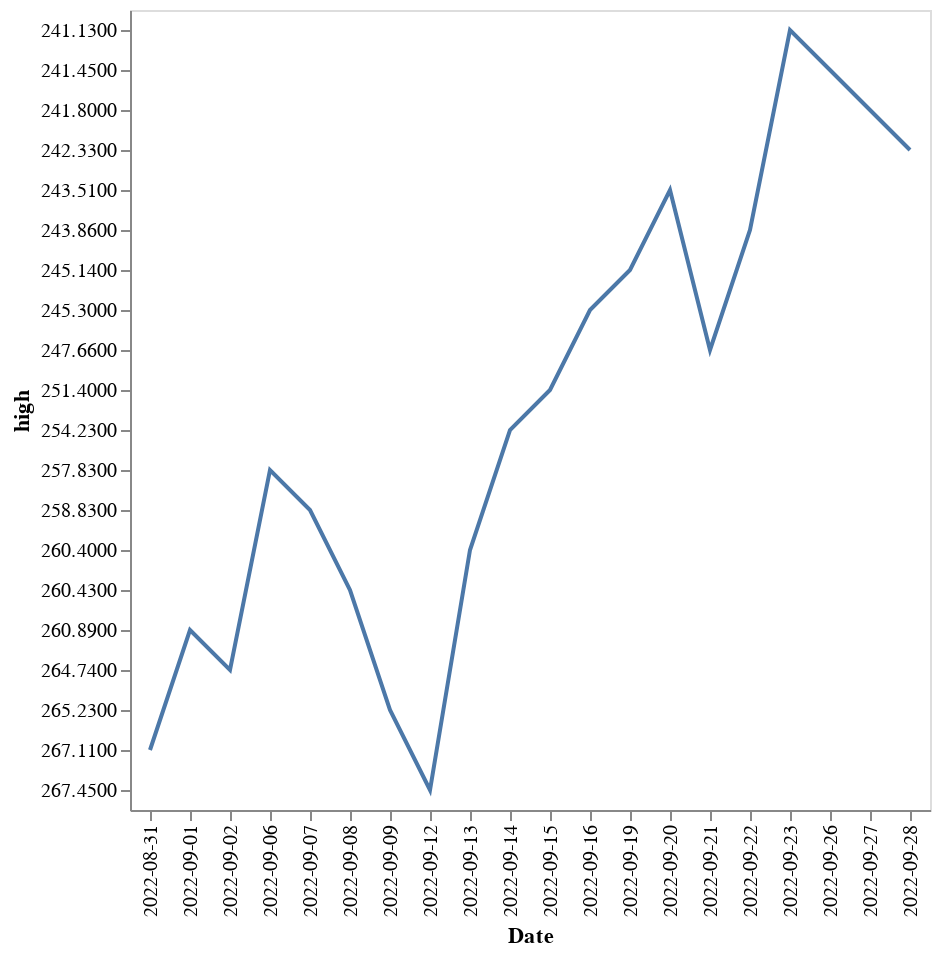

Notebook code for this chart:
### Code cell
alt.data_transformers.disable_max_rows()
alt.Chart(full_price_df.head(20)).mark_line().encode(x='Date', y='high')

### Figure 1 — Vega-Lite specification as saved in the notebook (floating-point values rounded to 4 significant figures)
{"config": {"view": {"continuousWidth": 400, "continuousHeight": 300}}, "data": {"name": "data-82a67c7a12ffa5896913d934173b27b2"}, "mark": "line", "encoding": {"x": {"field": "Date", "type": "nominal"}, "y": {"field": "high", "type": "nominal"}}, "$schema": "https://vega.github.io/schema/vega-lite/v4.17.0.json", "datasets": {"data-82a67c7a12ffa5896913d934173b27b2": [{"Date": "2022-09-28", "Open Price": "236.8100", "low": "234.7300", "high": "242.3300", "Close Price": "241.0700", "volume": "28981492"}, {"Date": "2022-09-27", "Open Price": "239.9800", "low": "234.5000", "high": "241.8000", "Close Price": "236.4100", "volume": "27018732"}, {"Date": "2022-09-26", "Open Price": "237.0450", "low": "236.9000", "high": "241.4500", "Close Price": "237.4500", "volume": "27694190"}, {"Date": "2022-09-23", "Open Price": "239.5400", "low": "235.2000", "high": "241.1300", "Close Price": "237.9200", "volume": "34176048"}, {"Date": "2022-09-22", "Open Price": "237.8704", "low": "237.5700", "high": "243.8600", "Close Price": "240.9800", "volume": "30927092"}, {"Date": "2022-09-21", "Open Price": "244.2700", "low": "238.9000", "high": "247.6600", "Close Price": "238.9500", "volume": "28625557"}, {"Date": "2022-09-20", "Open Price": "242.0650", "low": "239.6400", "high": "243.5100", "Close Price": "242.4500", "volume": "26660299"}, {"Date": "2022-09-19", "Open Price": "242.4650", "low": "240.8500", "high": "245.1400", "Close Price": "244.5200", "volume": "26826931"}, {"Date": "2022-09-16", "Open Price": "244.2600", "low": "242.0627", "high": "245.3000", "Close Price": "244.7400", "volume": "39791768"}, {"Date": "2022-09-15", "Open Price": "249.7700", "low": "244.0200", "high": "251.4000", "Close Price": "245.3800", "volume": "31530948"}, {"Date": "2022-09-14", "Open Price": "253.5300", "low": "249.8600", "high": "254.2300", "Close Price": "252.2200", "volume": "23912954"}, {"Date": "2022-09-13", "Open Price": "258.8400", "low": "251.5900", "high": "260.4000", "Close Price": "251.9900", "volume": "33353318"}, {"Date": "2022-09-12", "Open Price": "265.7800", "low": "265.1600", "high": "267.4500", "Close Price": "266.6500", "volume": "18747690"}, {"Date": "2022-09-09", "Open Price": "260.5000", "low": "260.2900", "high": "265.2300", "Close Price": "264.4600", "volume": "22093190"}, {"Date": "2022-09-08", "Open Price": "257.5100", "low": "254.7900", "high": "260.4300", "Close Price": "258.5200", "volume": "20319911"}, {"Date": "2022-09-07", "Open Price": "254.7000", "low": "253.2200", "high": "258.8300", "Close Price": "258.0900", "volume": "24126700"}, {"Date": "2022-09-06", "Open Price": "256.2000", "low": "251.9400", "high": "257.8300", "Close Price": "253.2500", "volume": "21283869"}, {"Date": "2022-09-02", "Open Price": "261.6950", "low": "254.4700", "high": "264.7400", "Close Price": "256.0600", "volume": "22855380"}, {"Date": "2022-09-01", "Open Price": "258.8700", "low": "255.4100", "high": "260.8900", "Close Price": "260.4000", "volume": "23263431"}, {"Date": "2022-08-31", "Open Price": "265.3900", "low": "261.3300", "high": "267.1100", "Close Price": "261.4700", "volume": "24791834"}]}}
